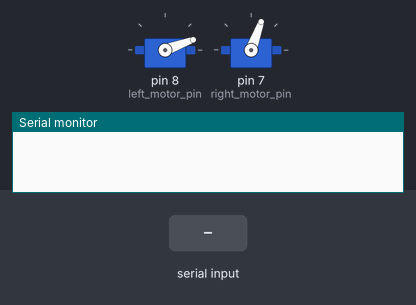
This sketch was run on a simulated Arduino Uno, built with avr-gcc and run on an emulated ATmega328P. On the bench: 2 × servo, the last lines printed to the serial monitor. The inputs (shaded band) are chosen by the test bench.

Above: at 1.2 s.
1.3 s: "1,90,45\n" received over Serial
At 3.0 s:
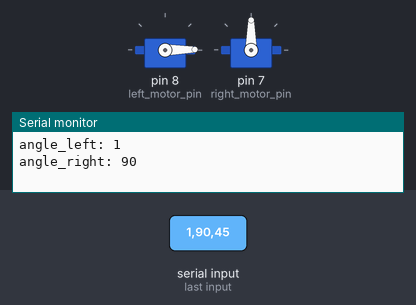
4.3 s: "90,45\n" received over Serial
At 6.9 s:
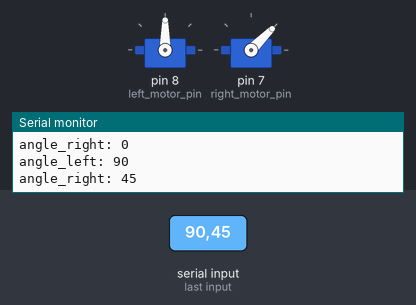
7.3 s: "30,150\n" received over Serial
At 9.2 s:
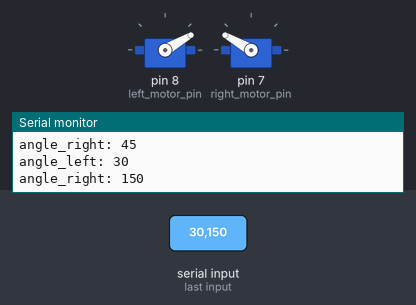
10.0 s: "200\n" received over Serial
At 12.7 s:
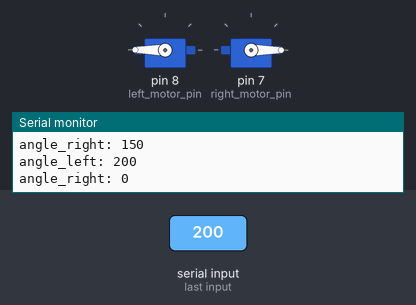
13.0 s: "5\n" received over Serial
At 14.5 s:
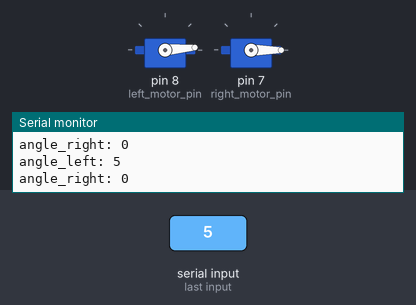
15.5 s: "90\n" received over Serial
At 17.5 s:
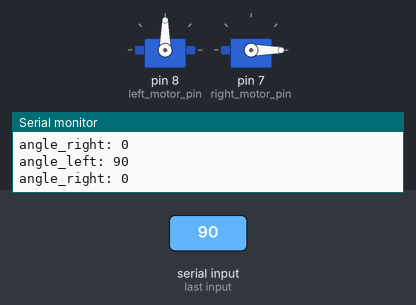
Timing chart, 0 to 19.0 s (numbered marks = the images above; inputs shaded):
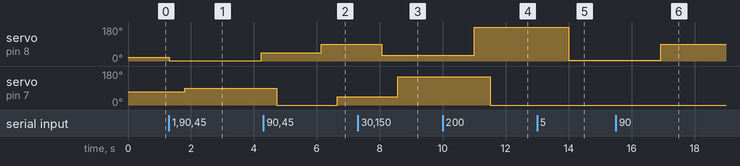

Measured:
- after the input at 1.3 s, servo on pin 8 (left_motor_pin): 20° → 1° at once, → 45° 2.9 s later; servo on pin 7 (right_motor_pin): 70° → 90° after 0.51 s
- after the input at 4.3 s, servo on pin 8 (left_motor_pin): 45° → 90° after 1.8 s
- after the input at 7.3 s, servo on pin 8 (left_motor_pin): 90° → 30° after 0.77 s; servo on pin 7 (right_motor_pin): 45° → 150° after 1.3 s
- after the input at 10.0 s, servo on pin 8 (left_motor_pin): 30° → 180° after 1.0 s; servo on pin 7 (right_motor_pin): 150° → 0° after 1.5 s instead of 2.5 s
- after the input at 13.0 s, servo on pin 8 (left_motor_pin): 180° → 5° after 1.0 s
- after the input at 15.5 s, servo on pin 8 (left_motor_pin): 5° → 90° after 1.4 s

The sketch:

Servo.ino
```cpp
#include <Servo.h> // 서보 모터 이용을 위한 라이브러

Servo servo_left;  // 왼쪽 서보 모터
Servo servo_right; // 오른쪽 서보 모터

int angle_left = 20;     // 값을 받아서 모터에 넣어주는 각도
int angle_right = 70;    // 20에 20이 기본 세팅
int angle_ini = 0;  // 초기 각도
int left_motor_pin = 8;  // 왼쪽 모터는 8번 핀
int right_motor_pin = 7; // 오른쪽 모터는 7번 핀

void setup() {
  Serial.begin(9600);

  //pinMode(left_motor_pin, OUTPUT);
  //pinMode(right_motor_pin, OUTPUT);

  servo_left.attach(left_motor_pin);   // 서보 모터 데이터 핀 연결해주기.
  servo_right.attach(right_motor_pin); // 서보 모터 데이터 핀 연겨해주기.

  servo_left.write(angle_left);   // 서보모터 초기화
  servo_right.write(angle_right);  // 서보모터 초기화
}

void Servo_on()
{
  servo_left.attach(left_motor_pin);   // 서보 모터 데이터 핀 연결해주기.
  servo_right.attach(right_motor_pin); // 서보 모터 데이터 핀 연겨해주기.
}

void Servo_off()
{
  servo_left.detach();   // 서보 모터 데이터 핀 연결해주기.
  servo_right.detach(); // 서보 모터 데이터 핀 연겨해주기.
}

void loop()
{
  if(Serial.available())
  {
    int angle_left = Serial.parseInt();
    int angle_right = Serial.parseInt();
    Serial.print("angle_left: ");
    Serial.println(angle_left);
    Serial.print("angle_right: ");
    Serial.println(angle_right);

    Servo_on();

    servo_left.write(angle_left);
    delay(500);
    servo_right.write(angle_right);
    delay(420);

    Servo_off();
    delay(1000);
  }

}
```
